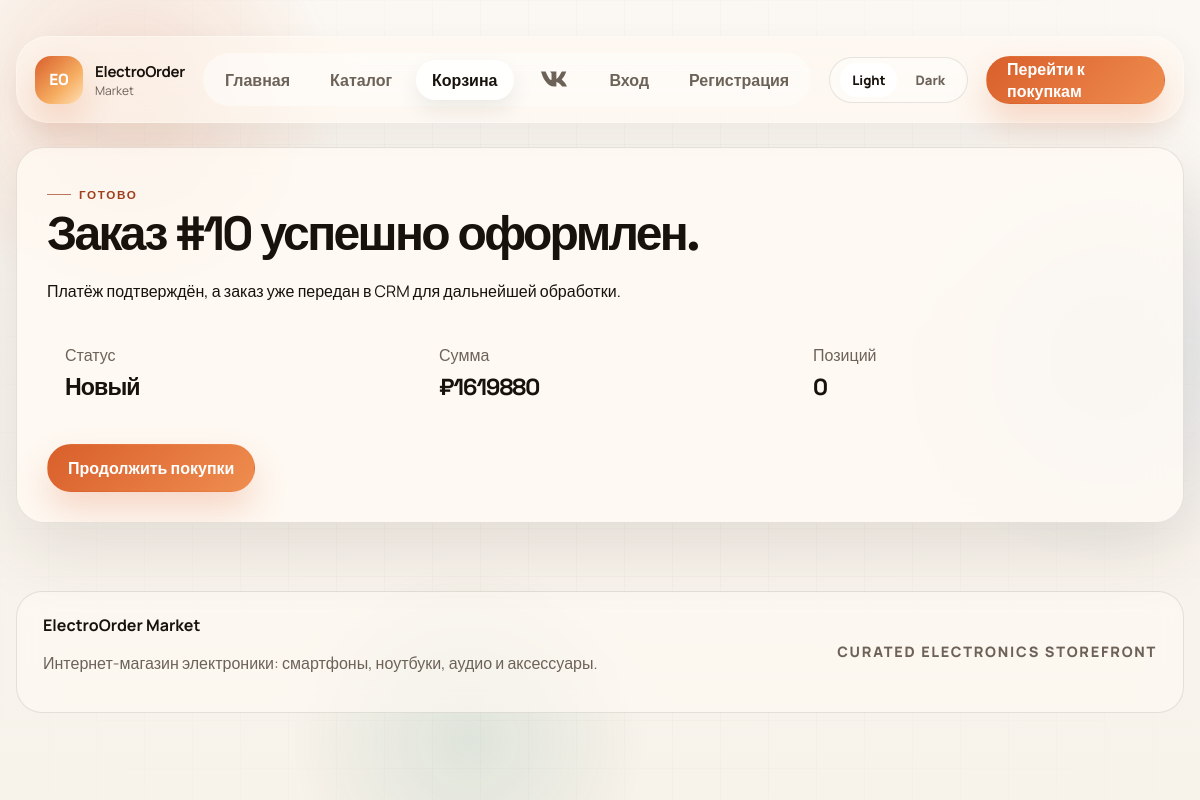
The page /order-success/10/ on the database its author committed.
### dashboard/models.py (models this page shows, shortened)
class Order(models.Model):
    STATUS_CHOICES = [
        ('pending', 'В обработке '),
        ('delivered', 'Доставлен'),
        ('new', 'Новый'),
        ('cancelled', 'Отменен')
    ]
    user = models.ForeignKey(
        User,
        on_delete=models.CASCADE,
        related_name='orders',
        verbose_name='Пользователь'
    )
    total_amount = models.IntegerField(
        default = 0,
        validators=[MinValueValidator(0)],
        verbose_name="Общая сумма заказа"
    )
    status = models.CharField(
        max_length=20,
        choices = STATUS_CHOICES,
        default='new',
        verbose_name='Статус',
    )
    created_at = models.DateTimeField(
        auto_now_add=True,
        verbose_name='Дата оформления'
    )
    class Meta:
        ordering = ['-created_at']
        verbose_name = 'Заказ'
        verbose_name_plural = 'Заказы'
    def get_total_items(self):
        return sum(item.quantity for item in self.items.all())

### market/views.py (the view)
# urls.py: path("order-success/<int:order_id>/", views.order_success, name="order_success"),
def order_success(request, order_id):
    order = get_object_or_404(Order.objects.prefetch_related("items__product"), pk=order_id)
    context = build_market_context(request)
    context.update(
        {
            "title": "Заказ оформлен",
            "active_market_page": "checkout",
            "success_order": order,
        }
    )
    return render(request, "market/order_success.html", context)

### market/views.py (called while the page is built, shortened)
def detect_category(product_name):
    normalized = (product_name or "").lower()
    for category, keywords in CATEGORY_KEYWORDS.items():
        if any(keyword in normalized for keyword in keywords):
            return category
    return "accessories"

def serialize_product(product):
    return {
        "id": product.id,
        "name": product.name,
        "price": product.price or 0,
        "stock": product.stock or 0,
        "photo": product.photo.url if product.photo else None,
        "is_active": product.is_active,
        "category": detect_category(product.name),
        "badge": "В наличии" if (product.stock or 0) > 0 else "Под заказ",
        "subtitle": f"SKU-{product.id:05d}",
    }

def get_market_products():
    products = Product.objects.filter(is_active=True).order_by("name")
    return [serialize_product(product) for product in products]

def get_cart(request):
    return request.session.get(CART_SESSION_KEY, {})

def get_cart_items(request):
    cart = get_cart(request)
    if not cart:
        return []

def build_cart_summary(request):
    items = get_cart_items(request)
    items_count = sum(item["quantity"] for item in items)
    subtotal = sum(item["line_total"] for item in items)
    delivery_fee = 0 if subtotal >= 50000 or subtotal == 0 else 990
    total = subtotal + delivery_fee
    return {
        "cart_items": items,
        "cart_items_count": items_count,
        "cart_subtotal": subtotal,
        "cart_delivery_fee": delivery_fee,
        "cart_total": total,
        "cart_is_empty": items_count == 0,
    }

def build_market_context(request):
    products = get_market_products()
    available_products = [product for product in products if product["stock"] > 0]
    categories = []
    for key, label in CATEGORY_TITLES.items():
        if key == "all":
            count = len(products)
        else:
            count = sum(1 for product in products if product["category"] == key)
        categories.append({"key": key, "label": label, "count": count})
    context = {
        "market_products": products,
        "market_categories": categories,
        "products_count": len(products),
        "available_count": len(available_products),
        "starting_price": min((product["price"] for product in products), default=0),
        "premium_price": max((product["price"] for product in products), default=0),
    }
    context.update(build_cart_summary(request))
    return context

### market/templates/market/order_success.html (shortened to what this page needs)
{% extends "market/base.html" %}
{% block content %}
<section class="market-shell section">
    <div class="success-card">
        <span class="section-kicker">Готово</span>
        <h1>Заказ #{{ success_order.id }} успешно оформлен.</h1>
        <p>Платёж подтверждён, а заказ уже передан в CRM для дальнейшей обработки.</p>
        <div class="success-grid">
            <div class="meta-card">
                <span>Статус</span>
                <strong>{{ success_order.get_status_display }}</strong>
            </div>
            <div class="meta-card">
                <span>Сумма</span>
                <strong>₽{{ success_order.total_amount }}</strong>
            </div>
            <div class="meta-card">
                <span>Позиций</span>
                <strong>{{ success_order.get_total_items }}</strong>
            </div>
        </div>
        <div class="hero__actions">
            <a href="{% url 'market:catalog' %}" class="market-btn market-btn--primary">Продолжить покупки</a>
        </div>
    </div>
</section>
{% endblock %}

### market/static/market/css/style.css (style rules this page uses)
:root { --market-bg: #f7f2ea; --market-surface: rgba(255, 250, 244, 0.78); --market-surface-strong: rgba(255, 252, 247, 0.92); --market-panel: rgba(255, 255, 255, 0.72); --market-ink: #18120d; --market-muted: #6c6258; --market-line: rgba(24, 18, 13, 0.1); --market-line-strong: rgba(24, 18, 13, 0.16); --market-accent: #d95f2b; --market-accent-dark: #9f3f1d; --market-accent-soft: rgba(217, 95, 43, 0.12); --market-blue: #739dd5; --market-blue-soft: rgba(115, 157, 213, 0.14); --market-green: #176d53; --market-green-soft: rgba(23, 109, 83, 0.14); --market-shadow-sm: 0 10px 30px rgba(55, 38, 23, 0.06); --market-shadow-md: 0 24px 70px rgba(55, 38, 23, 0.12); --market-shadow-lg: 0 30px 110px rgba(36, 23, 13, 0.16); --market-shell: 1220px; --market-radius: 28px; --market-font: "Manrope", sans-serif; --market-display: "Space Grotesk", sans-serif; --transition-base: 260ms cubic-bezier(0.22, 1, 0.36, 1); --transition-slow: 520ms cubic-bezier(0.22, 1, 0.36, 1); }
*, *::before, *::after { box-sizing: border-box; }
html { scroll-behavior: smooth; }
body { margin: 0; min-height: 100vh; color: var(--market-ink); font-family: var(--market-font); background: linear-gradient(180deg, #fbf8f3 0%, var(--market-bg) 100%); overflow-x: hidden; }
a { color: inherit; text-decoration: none; }
.market-page { position: relative; }
.market-shell { width: min(var(--market-shell), calc(100% - 32px)); margin: 0 auto; }
.market-cta, .market-btn { position: relative; display: inline-flex; align-items: center; justify-content: center; gap: 8px; min-height: 48px; padding: 0 20px; border-radius: 999px; font-weight: 800; cursor: pointer; border: 1px solid transparent; transition: transform 180ms ease, box-shadow var(--transition-base), background var(--transition-base), color var(--transition-base), border-color var(--transition-base); }
.market-cta, .market-btn--primary { color: white; background: linear-gradient(135deg, var(--market-accent), #ef8d4f); box-shadow: 0 18px 34px rgba(217, 95, 43, 0.22); }
.hero, .catalog-hero, .section { padding: 42px 0; }
.hero__content, .hero__visual, .filters, .category-card, .product-card, .product-view__content, .product-view__media, .checkout-panel, .summary-card, .cart-item, .auth-panel, .auth-card, .profile-card, .history-item, .success-card, .market-modal__panel, .empty-state--panel { position: relative; overflow: hidden; border: 1px solid var(--market-line); border-radius: 28px; background: var(--market-surface); backdrop-filter: blur(18px); box-shadow: var(--market-shadow-sm); }
.hero__content, .hero__visual, .product-view__content, .product-view__media, .checkout-panel, .summary-card, .auth-panel, .auth-card, .profile-card, .success-card, .market-modal__panel, .empty-state--panel { padding: 30px; }
.hero__eyebrow, .section-kicker, .product-card__category { display: inline-flex; align-items: center; gap: 8px; color: var(--market-accent-dark); text-transform: uppercase; letter-spacing: 0.14em; font-size: 0.73rem; font-weight: 800; }
.hero__eyebrow::before, .section-kicker::before { content: ""; width: 24px; height: 1px; background: currentColor; opacity: 0.7; }
.hero h1, .catalog-hero h1, .product-view h1, .section-heading h2, .auth-panel h1, .auth-card h2, .profile-card h3, .success-card h1, .market-modal__header h3 { margin: 0; color: var(--market-ink); font-family: var(--market-display); letter-spacing: -0.055em; }
.catalog-hero h1, .product-view h1, .section-heading h2, .auth-panel h1, .success-card h1 { font-size: clamp(2rem, 4vw, 3.4rem); }
.hero__actions { display: flex; flex-wrap: wrap; align-items: center; gap: 12px; margin-top: 24px; }
.hero-metric strong, .catalog-stat strong, .meta-card strong, .product-card__foot strong, .product-view__price strong, .profile-fact strong, .summary-row strong, .summary-line-item strong, .history-item__meta strong { display: block; font-family: var(--market-display); font-size: 1.45rem; letter-spacing: -0.04em; }
.meta-card { flex: 1; padding: 18px; }
.meta-card span { display: block; color: var(--market-muted); margin-bottom: 6px; }
.success-card { box-shadow: var(--market-shadow-md); }
.success-grid { display: grid; grid-template-columns: repeat(3, minmax(0, 1fr)); gap: 16px; margin: 24px 0; }

### rows shown on the page
Order: id "10", status "Новый", total_amount "1619880", get_total_items "0"
